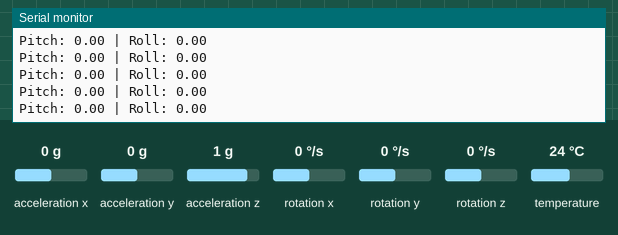
The sketch below on a simulated Arduino Uno, built with avr-gcc and run on an emulated ATmega328P. Parts: the last lines printed to the serial monitor. The inputs (shaded band) are chosen by the test bench; at power-on: acceleration x 0 g, rotation x 0 °/s, acceleration y 0 g, acceleration z 1 g, rotation y 0 °/s, rotation z 0 °/s, temperature 24 °C.

Above: at 1.2 s.
1.3 s: acceleration x set to -1.4 g
At 2.0 s:
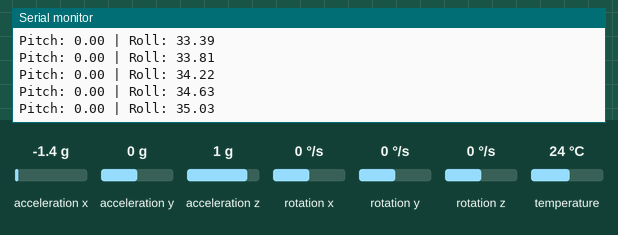
4.3 s: rotation x set to -192 °/s
At 5.1 s:
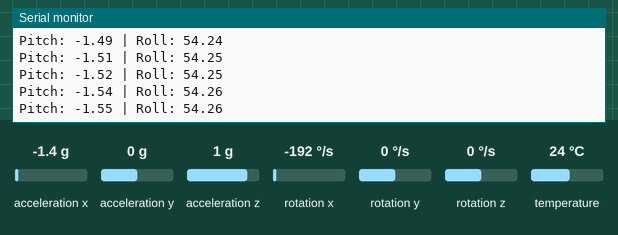
7.3 s: rotation x set to 192 °/s
At 7.9 s:
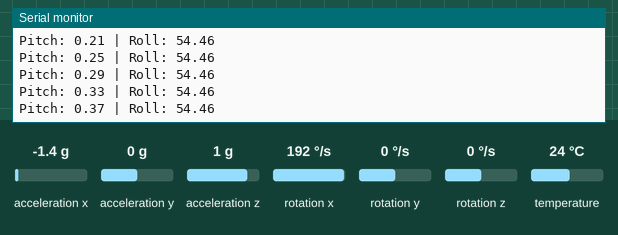
10.3 s: acceleration y set to -1.4 g
At 11.2 s:
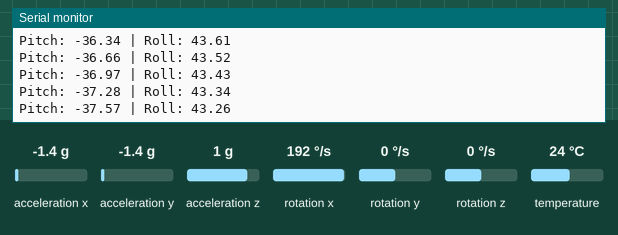
11.8 s: acceleration z set to -1.4 g
At 12.4 s:
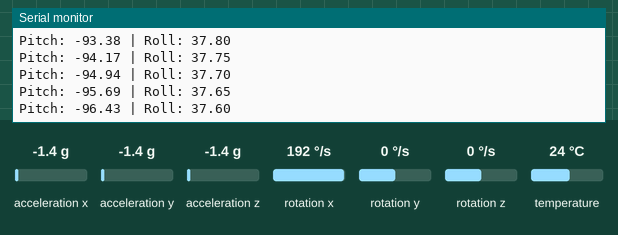
13.3 s: acceleration z set to 0 g
At 13.9 s:
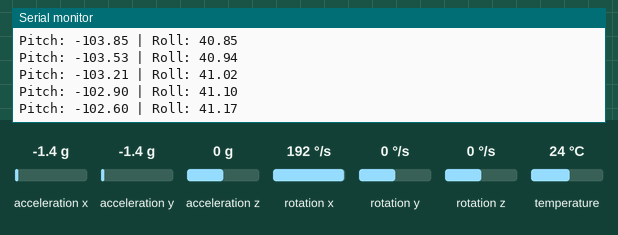
Timing chart, 0 to 16.3 s (numbered marks = the images above; inputs shaded):
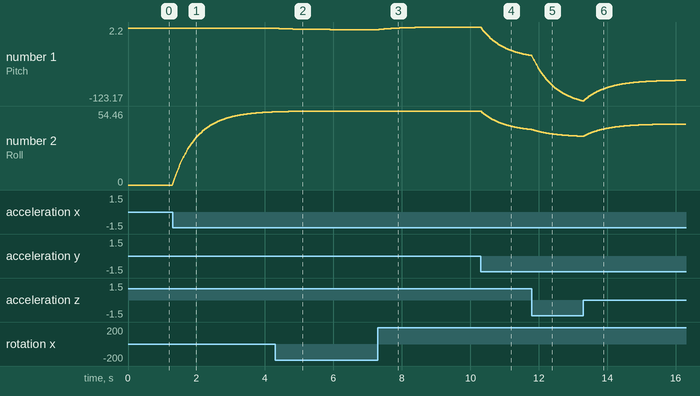

Measured:
- after the input at 1.3 s, the serial monitor: prints a new line at once (image 1)
- plotted number 2: 0 → 53.81 after the input at 1.3 s

The sketch:

MPU6050_Pitch_Roll.ino
```cpp
#include <Wire.h>
#include <Adafruit_MPU6050.h>
#include <Adafruit_Sensor.h>

Adafruit_MPU6050 mpu;

float pitch = 0, roll = 0,yaw=0; // Angles

void setup() {
  Serial.begin(115200);
  while (!Serial);

  Wire.begin();
  if (!mpu.begin()) {
    Serial.println("MPU6050 Not Connected...");
    while (1);
  }
  Serial.println("MPU6050 Connected!");

  mpu.setAccelerometerRange(MPU6050_RANGE_2_G);
  mpu.setGyroRange(MPU6050_RANGE_250_DEG);
  mpu.setFilterBandwidth(MPU6050_BAND_21_HZ);
}

void loop() {
  sensors_event_t a, g, temp;
  mpu.getEvent(&a, &g, &temp);

  // Convert Acceleration to Angle
  float accPitch = atan2(a.acceleration.y, a.acceleration.z) * 180 / PI;
  float accRoll = atan2(-a.acceleration.x, sqrt(a.acceleration.y * a.acceleration.y + a.acceleration.z * a.acceleration.z)) * 180 / PI;

  // Gyro Angle Change
  static unsigned long lastTime = 0;
  unsigned long currentTime = millis();
  float dt = (currentTime - lastTime) / 1000.0; // Convert to seconds
  lastTime = currentTime;

  float gyroPitch = g.gyro.x * dt;
  float gyroRoll = g.gyro.y * dt;

  // Complementary Filter: Combine Acceleration and Gyro Data
  float alpha = 0.98; // Adjust this for better results
  pitch = alpha * (pitch + gyroPitch) + (1 - alpha) * accPitch;
  roll = alpha * (roll + gyroRoll) + (1 - alpha) * accRoll;

  // Print the filtered angles
  Serial.print("Pitch: ");
  Serial.print(pitch);
  Serial.print(" | Roll: ");
  Serial.println(roll);

  delay(10); // Short delay for smoother readings
}
```
